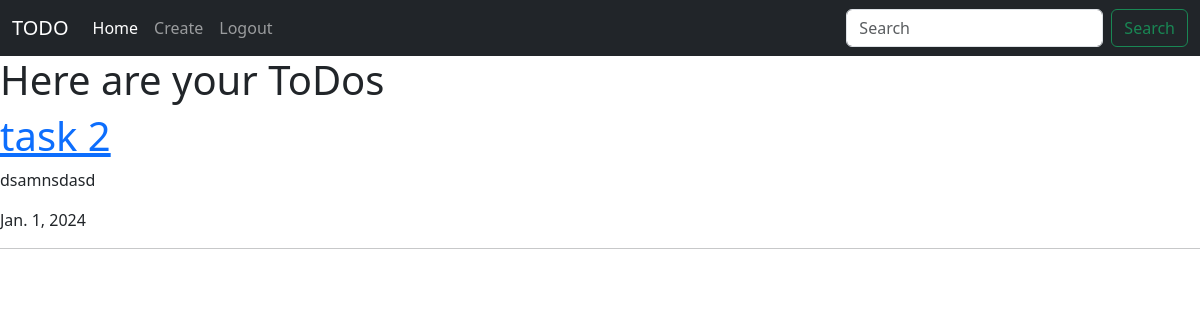
The app's page / (signed in), older data.
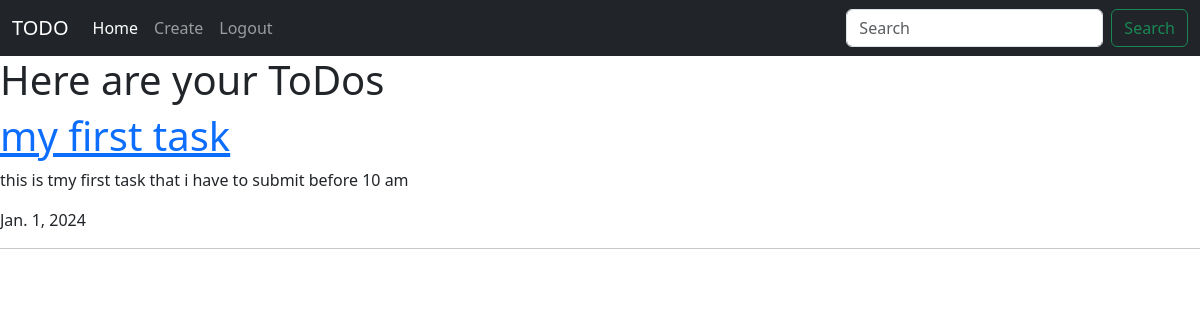
The same page, newer data.
### main/models.py (models this page shows, shortened)
class Task(models.Model):
  user= models.ForeignKey(User, on_delete=models.CASCADE)
  title= models.CharField(max_length=100)
  desc= models.TextField()
  date= models.DateField()

### main/views.py (the view)
# urls.py: path('', views.TaskList.as_view(), name='home'),
class TaskList(ListView, LoginRequiredMixin):
  model= Task
  template_name='main/home.html'
  context_object_name='tasks'
  def get_queryset(self):
    return Task.objects.filter(user=self.request.user)

### main/templates/main/home.html (shortened to what this page needs)
{% extends 'main/base.html' %}
{% block content %}
<h1>Here are your ToDos</h1>
{% for task in tasks %}
 <a href="{% url 'detail' task.pk %}">
  <h1>{{task.title}}</h1></a>
  <p>{{task.desc}}</p>
  <p>{{task.date}}</p>
  <hr>
{% endfor %}
{% endblock %}

### main/templates/main/base.html (shortened to what this page needs)
<!DOCTYPE html>
<html lang="en">
<head>
  <link href="https://cdn.jsdelivr.net/npm/bootstrap@5.3.0/dist/css/bootstrap.min.css" rel="stylesheet">
</head>
<body>
<nav class="navbar navbar-expand-lg bg-dark navbar-dark">
  <div class="container-fluid">
    <a class="navbar-brand" href="{% url 'home' %}">TODO</a>
    <div class="collapse navbar-collapse" id="navbarSupportedContent">
      <ul class="navbar-nav me-auto mb-2 mb-lg-0">
        <li class="nav-item">
          <a class="nav-link active" aria-current="page" href="{% url 'home' %}">Home</a>
        </li>
        <li class="nav-item">
          <a class="nav-link" href="{% url 'create' %}">Create</a>
        </li>
        <li class="nav-item">
          <a class="nav-link" href="{% url 'login' %}">Logout</a>
        </li>
      </ul>
      <form class="d-flex" role="search">
        <input class="form-control me-2" type="search" placeholder="Search" aria-label="Search"/>
        <button class="btn btn-outline-success" type="submit">Search</button>
      </form>
    </div>
  </div>
</nav>
  {% block content %}
  {% endblock %}
</body>
</html>

Row changes from the older to the newer data that the page shows:
removed Task: title "task 2", desc "dsamnsdasd", date "Jan. 1, 2024"
added Task: title "my first task", desc "this is tmy first task that i have to submit before 10 am", date "Jan. 1, 2024"
